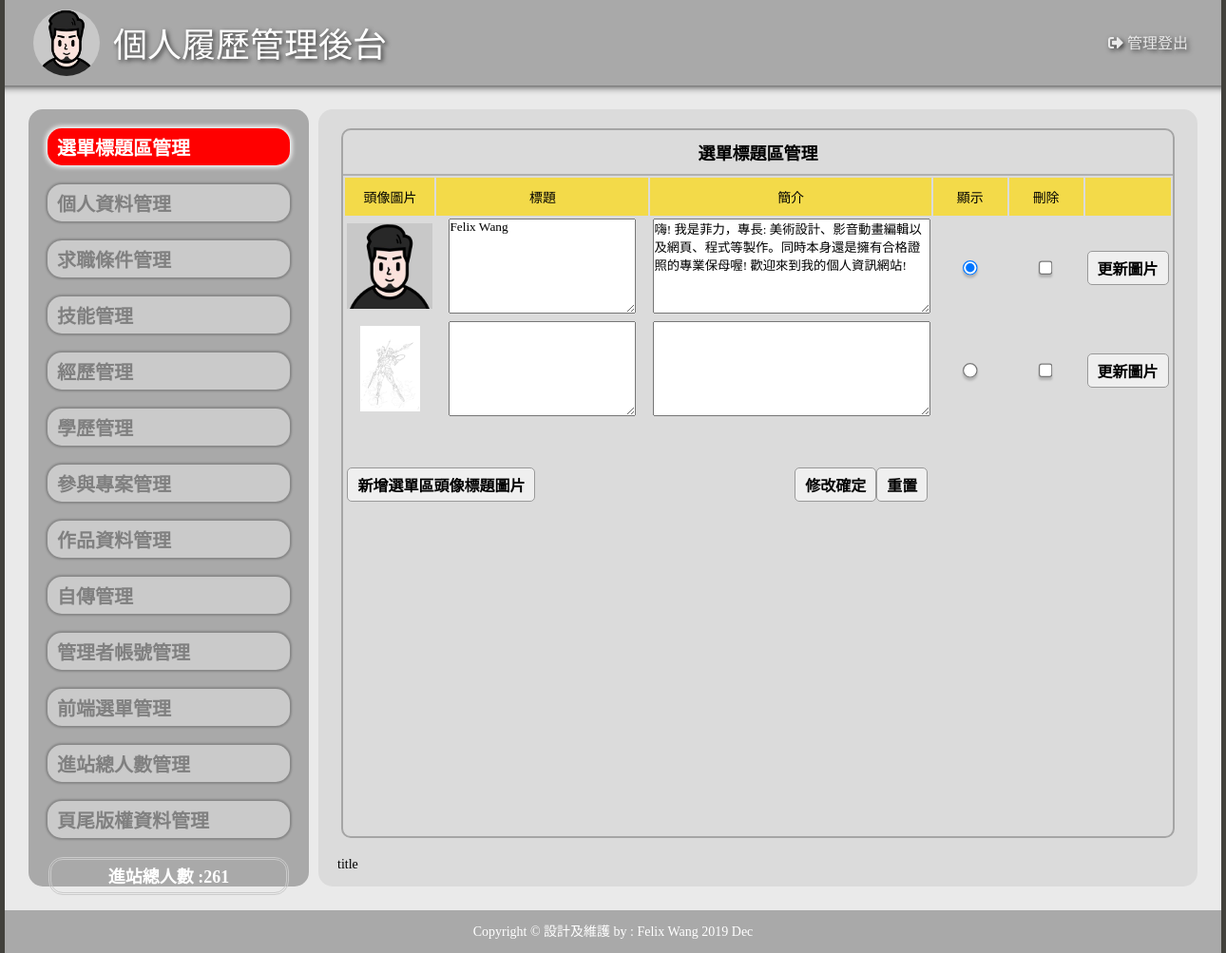
The page /admin.php (signed in) on the database its author committed.
### tables this page shows
CREATE TABLE `title` (
  `id` int(5) UNSIGNED NOT NULL,
  `file` text NOT NULL,
  `title` text NOT NULL,
  `text` text NOT NULL,
  `sh` int(1) NOT NULL DEFAULT 0
);

CREATE TABLE `bottom` (
  `id` int(5) UNSIGNED NOT NULL,
  `bottom` text NOT NULL
);

### base.php (called while the page is built, shortened)
<?php
$dsn="mysql:host=localhost;charset=utf8;dbname=resume";
$pdo=new PDO($dsn,"root","");
function find($table,...$arg){
  global $pdo;
  $sql="select * from $table where ";
  if(is_array($arg[0])){
    foreach($arg[0] as $key => $value){
      $tmp[]=sprintf("`%s`='%s'",$key,$value);
    }
    $sql=$sql . implode(" && ",$tmp);
  }else{
    $sql=$sql . " `id`='".$arg[0]."'";
  }
  return $pdo->query($sql)->fetch(PDO::FETCH_ASSOC);
}
function all($table,...$arg){
  global $pdo;
  $sql="select * from $table";
  return $pdo->query($sql)->fetchAll();
}
?>

### admin/title.php (the view, shortened to what this page needs)
<?php
include_once "./base.php";
 $useTable="title";
?>
<div class="frame">
  <p class="t cent botli">選單標題區管理</p>
  <form method="post" action="./api/edit.php">
    <table width="100%">
      <tbody>
        <tr class="yel">
          <td width="10%">頭像圖片</td>
          <td width="30%">標題</td>
          <td width="40%">簡介</td>
          <td width="10%">顯示</td>
          <td width="10%">刪除</td>
          <td></td>
        </tr>
        <?php
        $rows=all($useTable);
        foreach($rows as $r){
        ?>
        <tr class="cent">
          <td>
            <img src="./img/<?=$r['file'];?>" style="width:auto;height:90px">
          </td>
          <td>
            <textarea name="title[]" id="title" cols="30" rows="10" style="width:90%;height:100px"><?=$r['title'];?></textarea>
          </td>
          <td >
            <textarea name="text[]" id="text" cols="30" rows="10" style="width:100%;height:100px"><?=$r['text'];?></textarea>
          </td>
          <td>
          <label class='hasborder-c'><input type="radio" name="sh" value="<?=$r['id'];?>" <?=($r['sh']==1)?"checked":"";?>></label>
          </td>
          <td>
          <label class='hasborder-s'><input type="checkbox" name="del[]" value="<?=$r['id'];?>">
          </td>
          <td>
            <input type="button" value="更新圖片" onclick="op('#cover','#cvr','./view/update_<?=$useTable;?>.php?id=<?=$r['id'];?>&table=<?=$useTable;?>')" ></label>
          </td>
        </tr>
        <?php
        }
        ?>
      </tbody>
    </table>
    <table style="margin-top:40px; width:79%;">      <tbody>
        <tr>
          <td>
            <input type="button"
                   onclick="op('#cover','#cvr','./view/<?=$useTable;?>.php?table=<?=$useTable;?>')"
                   value="新增選單區頭像標題圖片">
          </td>
          <td class="cent"><input type="submit" value="修改確定"><input type="reset" value="重置"></td>
        </tr>
      </tbody>
    </table>
  </form>
</div>

### footer.php
<div >
    <span ><?=find("bottom",1)['bottom'];?></span>
</div>

### css/style.css (style rules this page uses)
* { margin:0; padding:0; box-sizing: border-box; font-family: "Microsoft Jhenghei"; }
body { background: #42413c; z-index: -1; }
.frame { width:99%; height:96%; margin:auto; margin-bottom: 20px; overflow:auto; border:rgb(165, 165, 165) 2px solid; border-radius: 10px; position:relative; }
input[type=checkbox],input[type=radio] { outline: none; filter: drop-shadow(0px 3px 1px rgb(178, 178, 178)); zoom: 1.2; cursor: pointer; }
table tr { padding-top:0px; }
table td { margin-top:0px; padding:0px 2px; }
.just input, textarea { width:250px; }
.just2 input[type="text"],input[type="date"], textarea { width:250px; }

### css/css.css (style rules this page uses)
body { padding:0px; margin:0px; }
.t { font-weight:800; display:block; font-size: 18px; text-align:center; padding:10px 1px 10px 1px; }
.botli { border-bottom:rgba(165, 165, 165,0.8) 2px solid; }
.cent { text-align:center; }
input { border:#999 1px solid; border-radius:5px; background:#EFEFEF; padding:5px 10px; font-weight: 600; font-size: 16px; margin:5px 0; cursor: pointer; outline: none; }
textarea { margin:1px; }
.yel td { background:#F3DA49; text-align:center; height: 20px; padding: 10px; }

### rows shown on the page
title: file (picture), title "Felix Wang", text "嗨! 我是菲力，專長: 美術設計、影音動畫編輯以及網頁、程式等製作。同時本身還是擁有合格證照的專業保母喔! 歡迎來到我的個人資訊網站!", sh "☑"
title: file (picture)
bottom: bottom "Copyright © 設計及維護 by : Felix Wang 2019 Dec"

### other values the page prints
$_SESSION['total'] "261"
$do "title"
